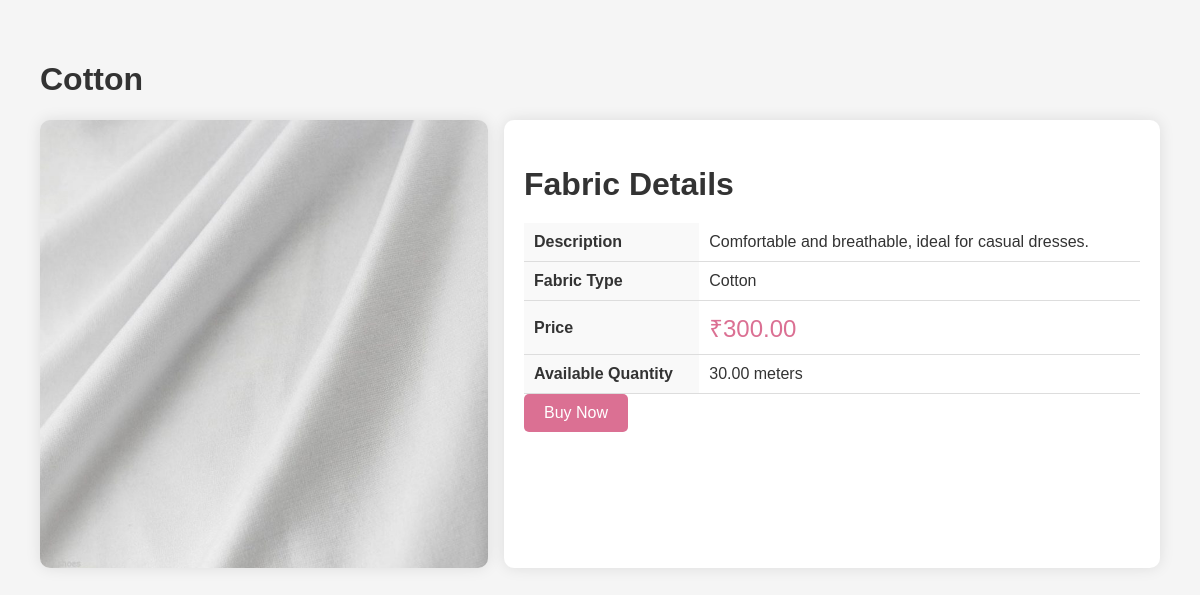
Screenshot of /customerDashboard/fabric_details.php?id=3 with the database file from the repository.
### tables this page shows
CREATE TABLE `fabrics` (
  `FABRIC_ID` int(11) NOT NULL,
  `NAME` varchar(100) NOT NULL,
  `IMAGE_URL` varchar(255) DEFAULT NULL,
  `DESCRIPTION` text DEFAULT NULL,
  `PRICE_PER_UNIT` decimal(10,2) NOT NULL,
  `AVAILABLE_QUANTITY` decimal(10,2) NOT NULL,
  `CREATED_AT` datetime NOT NULL DEFAULT current_timestamp()
);

### customerDashboard/fabric_details.php (the view, shortened to what this page needs)
<?php
$dbcon = mysqli_connect("localhost", "root", "", "fashion");
if (isset($_GET['id']) && is_numeric($_GET['id'])) {
    $fabric_id = intval($_GET['id']);
    $sql = "SELECT * FROM fabrics WHERE FABRIC_ID = $fabric_id";
    $result = mysqli_query($dbcon, $sql);
    if ($result->num_rows > 0) {
        $fabric = $result->fetch_assoc();
    } else {
        echo "Fabric not found.";
        exit();
    }
} else {
    echo "Invalid fabric ID.";
    exit();
}
?>
<!DOCTYPE html>
<html lang="en">
<head>
</head>
<body>
    <div class="container">
        <h1><?php echo htmlspecialchars($fabric['NAME']); ?></h1>
        <div class="fabric-details">
            <img src="<?php echo htmlspecialchars($fabric['IMAGE_URL']); ?>" alt="<?php echo htmlspecialchars($fabric['NAME']); ?>">
            <div class="fabric-info">
                <h2>Fabric Details</h2>
                <table>
                    <tr>
                        <th>Description</th>
                        <td><?php echo htmlspecialchars($fabric['DESCRIPTION']); ?></td>
                    </tr>
                    <tr>
                        <th>Fabric Type</th>
                        <td><?php echo htmlspecialchars($fabric['NAME']); ?></td>
                    </tr>
                    <tr>
                        <th>Price</th>
                        <td class="price">₹<?php echo number_format($fabric['PRICE_PER_UNIT'], 2); ?></td>
                    </tr>
                    <tr>
                        <th>Available Quantity</th>
                        <td><?php echo htmlspecialchars($fabric['AVAILABLE_QUANTITY']); ?> meters</td>
                    </tr>
                </table>
                <button class="buy-button">Buy Now</button>
            </div>
        </div>
    </div>
</body>
</html>

### customerDashboard/fabric_details.php (style rules this page uses)
body { font-family: 'Arial', sans-serif; margin: 0; padding: 0; background-color: #f5f5f5; color: #333; }
.container { padding: 40px; max-width: 1200px; margin: auto; }
.fabric-details { display: flex; justify-content: space-between; margin-top: 20px; }
.fabric-details img { width: 40%; height: auto; object-fit: contain; border-radius: 10px; box-shadow: 0 0 15px rgba(0, 0, 0, 0.1); }
.fabric-info { width: 55%; padding: 20px; background-color: #fff; border-radius: 10px; box-shadow: 0 0 15px rgba(0, 0, 0, 0.1); }
.fabric-info h2 { font-size: 2em; margin-bottom: 20px; color: #333; }
.fabric-info table { width: 100%; border-collapse: collapse; }
.fabric-info table th, .fabric-info table td { padding: 10px; text-align: left; border-bottom: 1px solid #ddd; }
.fabric-info table th { background-color: #f9f9f9; color: #333; }
.price { font-size: 1.5em; color: palevioletred; margin-bottom: 20px; }
.buy-button { background-color: palevioletred; color: white; padding: 10px 20px; border: none; border-radius: 5px; cursor: pointer; font-size: 1em; transition: background-color 0.3s ease; }

### rows the page displays
fabrics: NAME "Cotton", DESCRIPTION "Comfortable and breathable, ideal for casual dresses.", PRICE_PER_UNIT "300.00", AVAILABLE_QUANTITY "30.00"
